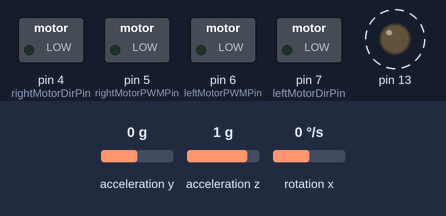
The sketch below on a simulated Arduino Uno, built with avr-gcc and run on an emulated ATmega328P. Parts: switched loads named in the sketch (green lamp = pin HIGH), output pins drawn as LEDs (lit = HIGH). Dashed ring = blinking. Inputs (shaded band) come from the test bench; at power-on: acceleration y 0 g, acceleration z 1 g, rotation x 0 °/s. What the sketch prints to the serial monitor is not drawn.

Above: at 0.4 s.
Timing chart, 0 to 4.6 s (numbered marks = the images above):
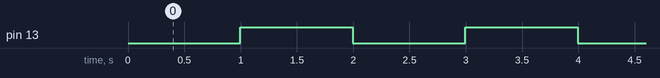

Measured:
- by itself, pin 13: alternates HIGH for 1.0 s and LOW for 1.0 s

The sketch:

Self_Balancing_bot.ino
```cpp
#include "Wire.h"
#include "I2Cdev.h"
#include <MPU6050.h>
#include "math.h"

#define leftMotorPWMPin   6
#define leftMotorDirPin   7
#define rightMotorPWMPin  5
#define rightMotorDirPin  4

#define TRIGGER_PIN 9
#define ECHO_PIN 8
#define MAX_DISTANCE 75

#define Kp  40
#define Kd  0.05
#define Ki  40
#define sampleTime  0.005
#define targetAngle -2.5

MPU6050 mpu;

int16_t accY, accZ, gyroX;
volatile int motorPower, gyroRate;
volatile float accAngle, gyroAngle, currentAngle, prevAngle=0, error, prevError=0, errorSum=0;
volatile byte count=0;
int distanceCm;

void setMotors(int leftMotorSpeed, int rightMotorSpeed) {
  if(leftMotorSpeed >= 0) {
    analogWrite(leftMotorPWMPin, leftMotorSpeed);
    digitalWrite(leftMotorDirPin, LOW);
  }
  else {
    analogWrite(leftMotorPWMPin, 255 + leftMotorSpeed);
    digitalWrite(leftMotorDirPin, HIGH);
  }
  if(rightMotorSpeed >= 0) {
    analogWrite(rightMotorPWMPin, rightMotorSpeed);
    digitalWrite(rightMotorDirPin, LOW);
  }
  else {
    analogWrite(rightMotorPWMPin, 255 + rightMotorSpeed);
    digitalWrite(rightMotorDirPin, HIGH);
  }
}

void init_PID() {
  // initialize Timer1
  cli();          // disable global interrupts
  TCCR1A = 0;     // set entire TCCR1A register to 0
  TCCR1B = 0;     // same for TCCR1B
  // set compare match register to set sample time 5ms
  OCR1A = 9999;
  // turn on CTC mode
  TCCR1B |= (1 << WGM12);
  // Set CS11 bit for prescaling by 8
  TCCR1B |= (1 << CS11);
  // enable timer compare interrupt
  TIMSK1 |= (1 << OCIE1A);
  sei();          // enable global interrupts
}

void setup() {
  // set the motor control and PWM pins to output mode
  pinMode(leftMotorPWMPin, OUTPUT);
  pinMode(leftMotorDirPin, OUTPUT);
  pinMode(rightMotorPWMPin, OUTPUT);
  pinMode(rightMotorDirPin, OUTPUT);
  Serial.begin(115200);
  // set the status LED to output mode
  pinMode(13, OUTPUT);
  // initialize the MPU6050 and set offset values
  mpu.initialize();
  mpu.setXGyroOffset(9);
  mpu.setYGyroOffset(90);
  mpu.setZGyroOffset(16);
  mpu.setZAccelOffset(1436);
  // initialize PID sampling loop
  init_PID();
}

void loop() {
  // read acceleration and gyroscope values
  accY = mpu.getAccelerationY();
  accZ = mpu.getAccelerationZ();
  gyroX = mpu.getRotationX();
  // set motor power after constraining it
//  motorPower = constrain(motorPower, -255, 255);
//  setMotors(motorPower, motorPower);
//  // measure distance every 100 milliseconds
//  if((count%20) == 0){
//    distanceCm = sonar.ping_cm();
//  }
//  if((distanceCm < 20) && (distanceCm != 0)) {
//    setMotors(-motorPower, motorPower);
//  }
  Serial.println(accY);
}
// The ISR will be called every 5 milliseconds
ISR(TIMER1_COMPA_vect)
{
  // calculate the angle of inclination
  accAngle = atan2(accY, accZ)*RAD_TO_DEG;
  gyroRate = map(gyroX, -32768, 32767, -250, 250);
  gyroAngle = (float)gyroRate*sampleTime;
  currentAngle = 0.9934*(prevAngle + gyroAngle) + 0.0066*(accAngle);

  error = currentAngle - targetAngle;
  errorSum = errorSum + error;
  errorSum = constrain(errorSum, -300, 300);
  //calculate output from P, I and D values
  motorPower = Kp*(error) + Ki*(errorSum)*sampleTime - Kd*(currentAngle-prevAngle)/sampleTime;
  prevAngle = currentAngle;
  // toggle the led on pin13 every second
  count++;
  if(count == 200)  {
    count = 0;
    digitalWrite(13, !digitalRead(13));
  }
}
```
